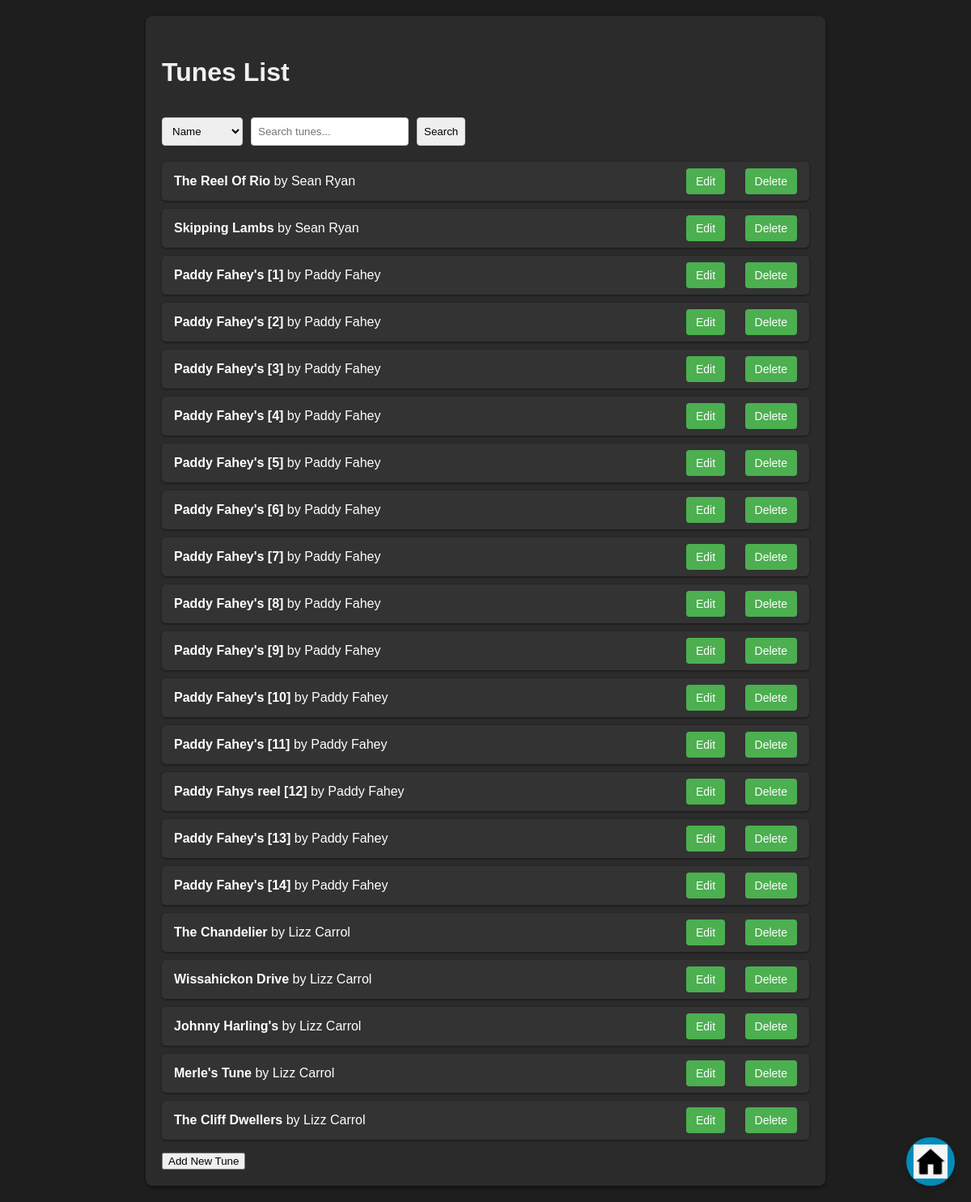
/tunes/, run on the app's committed database.
### music_analysis/models.py (models this page shows, shortened)
class Tune(models.Model):
    name = models.CharField(max_length=100)  # Tune's name
    composer = models.CharField(max_length=100)  # Composer's name
    abc_notation = models.TextField()  # ABC notation for the tune

### music_analysis/views.py (the view, shortened to what this page needs)
# urls.py: path('tunes/', views.tunes, name='tunes'),
def tunes(request):
    tunes = Tune.objects.all()
    tune_id = request.GET.get('edit')  # Get 'edit' parameter from the query string
    delete_id = request.GET.get('delete')  # Get 'delete' parameter from the query string
    form = None
    if request.method == 'POST':
        print("POST request received")
    if delete_id and request.method == 'POST':
        print(f"Trying to delete tune with ID: {delete_id}")
        tune = get_object_or_404(Tune, pk=delete_id)
        tune.delete()
        print(f"Tune deleted: {delete_id}")
        return redirect('tunes')
    tunes_data = {}
    for tune in tunes:
        tunes_data[tune.pk] = {
            'name': tune.name,
            'composer': tune.composer,
            'abc_notation': tune.abc_notation,
        }
    return render(request, 'tunes.html', {
        'tunes': tunes,
        'form': form,
        'tune_id': tune_id,
        'tunes_data_json': json.dumps(tunes_data),
        'delete_id': delete_id
    })

### music_analysis/templates/tunes.html (shortened to what this page needs)
<!DOCTYPE html>
{% load static %}
<html lang="en">
<head>
    <link rel="stylesheet" href="{% static 'music_analysis/css/tunes.css' %}">
</head>
<body>
    <div class="container">
        <h1>Tunes List</h1>
        <div class="search-bar">
            <select id="search-type">
                <option value="name">Name</option>
            </select>
            <input type="text" id="search-query" placeholder="Search tunes...">
            <button id="search-button">Search</button>
        </div>
        <ul id="tunes-list">
            {% for tune in tunes %}
                <li>
                    <span><strong>{{ tune.name }}</strong> by {{ tune.composer }}</span>
                    <div>
                        <a href="#" class="edit-tune-link"
                           data-edit-url="{% url 'tunes_edit' tune.pk %}">Edit</a>
                        <a href="#" class="delete-tune-link"
                           data-delete-url="{% url 'tunes_delete' tune.pk %}">Delete</a>
                    </div>
                </li>
            {% endfor %}
        </ul>
        <button id="add-new-tune-button">Add New Tune</button>
    </div>
    <a href="{% url 'music_dashboard' %}" class="home-button">
        <img src="{% static 'music_analysis/images/home-icon.png' %}" alt="Home">
    </a>
</body>
</html>

### static/music_analysis/css/tunes.css (style rules this page uses)
body { padding: 20px; font-family: Arial, sans-serif; background-color: #1e1e1e; color: #fff; margin: 0; }
h1, h2 { padding-bottom: 15px; padding-top: 10px; color: #f0f0f0; }
ul { list-style-type: none; padding: 0; }
li { background-color: #333; padding: 15px; margin: 10px 0; border-radius: 5px; box-shadow: 0 1px 3px rgba(0, 0, 0, 0.5); display: flex; justify-content: space-between; align-items: center; color: #fff; }
li a, li form { margin-left: 20px; }
li a { text-decoration: none; background-color: #4CAF50; color: white; padding: 8px 12px; border-radius: 4px; font-size: 14px; transition: background-color 0.3s ease; }
.container { max-width: 800px; margin: 0 auto; padding: 20px; background-color: #2b2b2b; border-radius: 8px; box-shadow: 0 2px 4px rgba(0, 0, 0, 0.5); }
a { color: #ffffff; }
.home-button { position: fixed; bottom: 20px; right: 20px; z-index: 1000; width: 60px; height: 60px; background-color: #008CBA; border-radius: 50%; display: flex; justify-content: center; align-items: center; box-shadow: 0 4px 8px rgba(0, 0, 0, 0.2); }
.home-button img { width: 70%; height: 70%; object-fit: contain; }

### music_analysis/templates/tunes.html (style rules this page uses)
.search-bar { display: flex; gap: 10px; margin-bottom: 20px; }
#search-type, #search-query, #search-button { padding: 8px; border: 1px solid #ccc; border-radius: 4px; }

### data on the page
Tune: name "The Reel Of Rio", composer "Sean Ryan"
Tune: name "Skipping Lambs", composer "Sean Ryan"
Tune: name "Paddy Fahey's [1]", composer "Paddy Fahey"
Tune: name "Paddy Fahey's [2]", composer "Paddy Fahey"
Tune: name "Paddy Fahey's [3]", composer "Paddy Fahey"
Tune: name "Paddy Fahey's [4]", composer "Paddy Fahey"
Tune: name "Paddy Fahey's [5]", composer "Paddy Fahey"
Tune: name "Paddy Fahey's [6]", composer "Paddy Fahey"
Tune: name "Paddy Fahey's [7]", composer "Paddy Fahey"
Tune: name "Paddy Fahey's [8]", composer "Paddy Fahey"
Tune: name "Paddy Fahey's [9]", composer "Paddy Fahey"
Tune: name "Paddy Fahey's [10]", composer "Paddy Fahey"
Tune: name "Paddy Fahey's [11]", composer "Paddy Fahey"
Tune: name "Paddy Fahys reel [12]", composer "Paddy Fahey"
Tune: name "Paddy Fahey's [13]", composer "Paddy Fahey"
Tune: name "Paddy Fahey's [14]", composer "Paddy Fahey"
Tune: name "The Chandelier", composer "Lizz Carrol"
Tune: name "Wissahickon Drive", composer "Lizz Carrol"
Tune: name "Johnny Harling's", composer "Lizz Carrol"
Tune: name "Merle's Tune", composer "Lizz Carrol"
Tune: name "The Cliff Dwellers", composer "Lizz Carrol"
